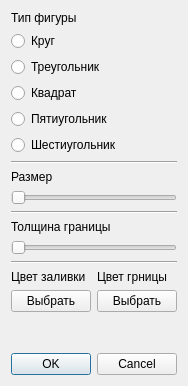
<?xml version="1.0" encoding="UTF-8"?>
<ui version="4.0">
 <class>Dialog</class>
 <widget class="QDialog" name="Dialog">
  <property name="geometry">
   <rect>
    <x>0</x>
    <y>0</y>
    <width>188</width>
    <height>386</height>
   </rect>
  </property>
  <property name="windowTitle">
   <string>Dialog</string>
  </property>
  <layout class="QGridLayout" name="gridLayout_2">
   <item row="0" column="0">
    <layout class="QVBoxLayout" name="verticalLayout">
     <item>
      <widget class="QLabel" name="label">
       <property name="text">
        <string>Тип фигуры</string>
       </property>
      </widget>
     </item>
     <item>
      <widget class="QRadioButton" name="circleButton">
       <property name="text">
        <string>Круг</string>
       </property>
      </widget>
     </item>
     <item>
      <widget class="QRadioButton" name="triangleButton">
       <property name="text">
        <string>Треугольник</string>
       </property>
      </widget>
     </item>
     <item>
      <widget class="QRadioButton" name="squareButton">
       <property name="text">
        <string>Квадрат</string>
       </property>
      </widget>
     </item>
     <item>
      <widget class="QRadioButton" name="pentagonButton">
       <property name="text">
        <string>Пятиугольник</string>
       </property>
      </widget>
     </item>
     <item>
      <widget class="QRadioButton" name="hexButton">
       <property name="text">
        <string>Шестиугольник</string>
       </property>
      </widget>
     </item>
     <item>
      <widget class="Line" name="line">
       <property name="orientation">
        <enum>Qt::Horizontal</enum>
       </property>
      </widget>
     </item>
     <item>
      <widget class="QLabel" name="label_2">
       <property name="text">
        <string>Размер</string>
       </property>
      </widget>
     </item>
     <item>
      <widget class="QSlider" name="figSizeSlider">
       <property name="minimum">
        <number>5</number>
       </property>
       <property name="maximum">
        <number>100</number>
       </property>
       <property name="orientation">
        <enum>Qt::Horizontal</enum>
       </property>
      </widget>
     </item>
     <item>
      <widget class="Line" name="line_3">
       <property name="orientation">
        <enum>Qt::Horizontal</enum>
       </property>
      </widget>
     </item>
     <item>
      <widget class="QLabel" name="label_5">
       <property name="text">
        <string>Толщина границы</string>
       </property>
      </widget>
     </item>
     <item>
      <widget class="QSlider" name="penSizelSlider">
       <property name="minimum">
        <number>1</number>
       </property>
       <property name="maximum">
        <number>30</number>
       </property>
       <property name="orientation">
        <enum>Qt::Horizontal</enum>
       </property>
      </widget>
     </item>
     <item>
      <widget class="Line" name="line_4">
       <property name="orientation">
        <enum>Qt::Horizontal</enum>
       </property>
      </widget>
     </item>
     <item>
      <layout class="QGridLayout" name="gridLayout">
       <item row="1" column="0">
        <widget class="QPushButton" name="brushColorButton">
         <property name="text">
          <string>Выбрать</string>
         </property>
        </widget>
       </item>
       <item row="1" column="1">
        <widget class="QPushButton" name="penColorButton">
         <property name="text">
          <string>Выбрать</string>
         </property>
        </widget>
       </item>
       <item row="0" column="1">
        <widget class="QLabel" name="label_4">
         <property name="text">
          <string>Цвет грницы</string>
         </property>
        </widget>
       </item>
       <item row="0" column="0">
        <widget class="QLabel" name="label_3">
         <property name="text">
          <string>Цвет заливки</string>
         </property>
        </widget>
       </item>
      </layout>
     </item>
     <item>
      <spacer name="verticalSpacer">
       <property name="orientation">
        <enum>Qt::Vertical</enum>
       </property>
       <property name="sizeHint" stdset="0">
        <size>
         <width>20</width>
         <height>40</height>
        </size>
       </property>
      </spacer>
     </item>
     <item>
      <widget class="QDialogButtonBox" name="buttonBox">
       <property name="orientation">
        <enum>Qt::Horizontal</enum>
       </property>
       <property name="standardButtons">
        <set>QDialogButtonBox::Cancel|QDialogButtonBox::Ok</set>
       </property>
      </widget>
     </item>
    </layout>
   </item>
  </layout>
 </widget>
 <resources/>
 <connections>
  <connection>
   <sender>buttonBox</sender>
   <signal>accepted()</signal>
   <receiver>Dialog</receiver>
   <slot>accept()</slot>
   <hints>
    <hint type="sourcelabel">
     <x>248</x>
     <y>254</y>
    </hint>
    <hint type="destinationlabel">
     <x>157</x>
     <y>274</y>
    </hint>
   </hints>
  </connection>
  <connection>
   <sender>buttonBox</sender>
   <signal>rejected()</signal>
   <receiver>Dialog</receiver>
   <slot>reject()</slot>
   <hints>
    <hint type="sourcelabel">
     <x>316</x>
     <y>260</y>
    </hint>
    <hint type="destinationlabel">
     <x>286</x>
     <y>274</y>
    </hint>
   </hints>
  </connection>
 </connections>
</ui>
